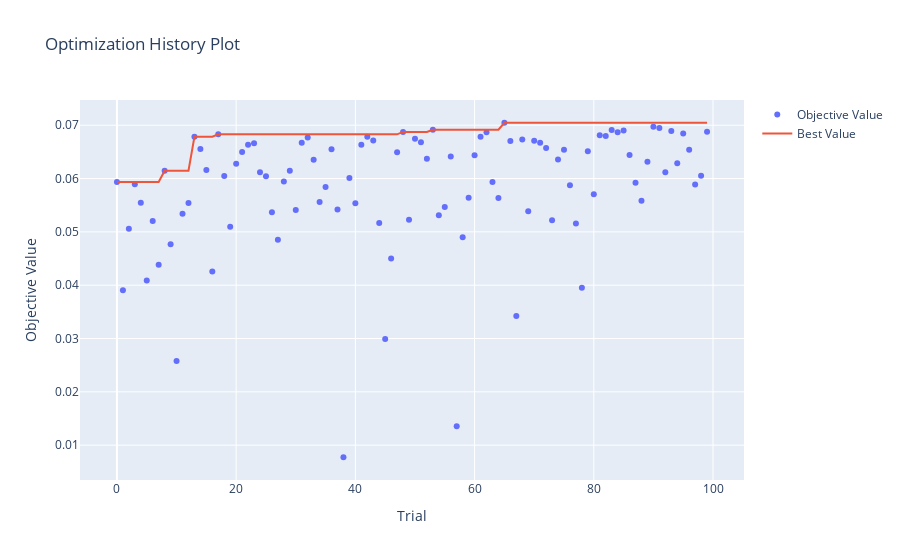
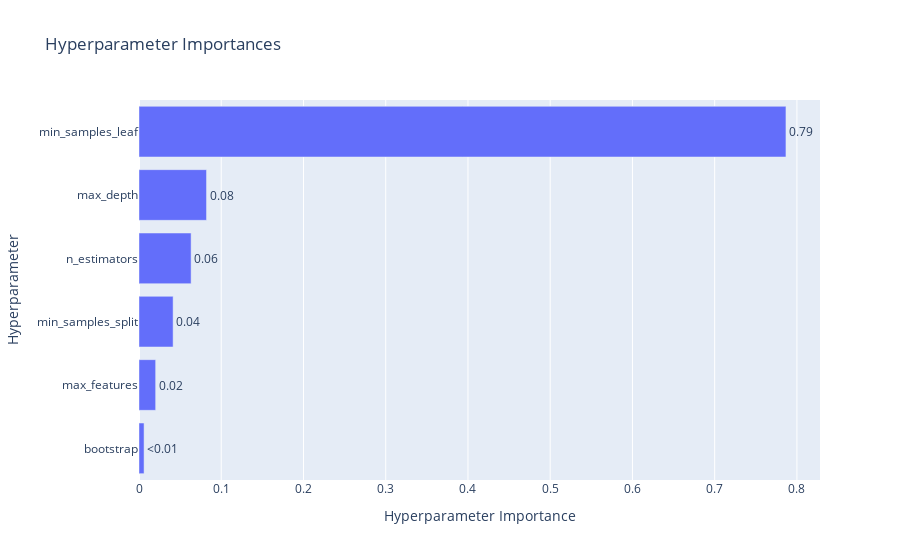

Write notebook code for charts like these, in order.
### Code cell
print(f"Лучшие параметры для Random Forest:")
print(study_rf.best_params)
print(f"Лучший R2: {study_rf.best_value:.4f}")

fig = optuna.visualization.plot_optimization_history(study_rf)
fig.show()

fig = optuna.visualization.plot_param_importances(study_rf)
fig.show()
